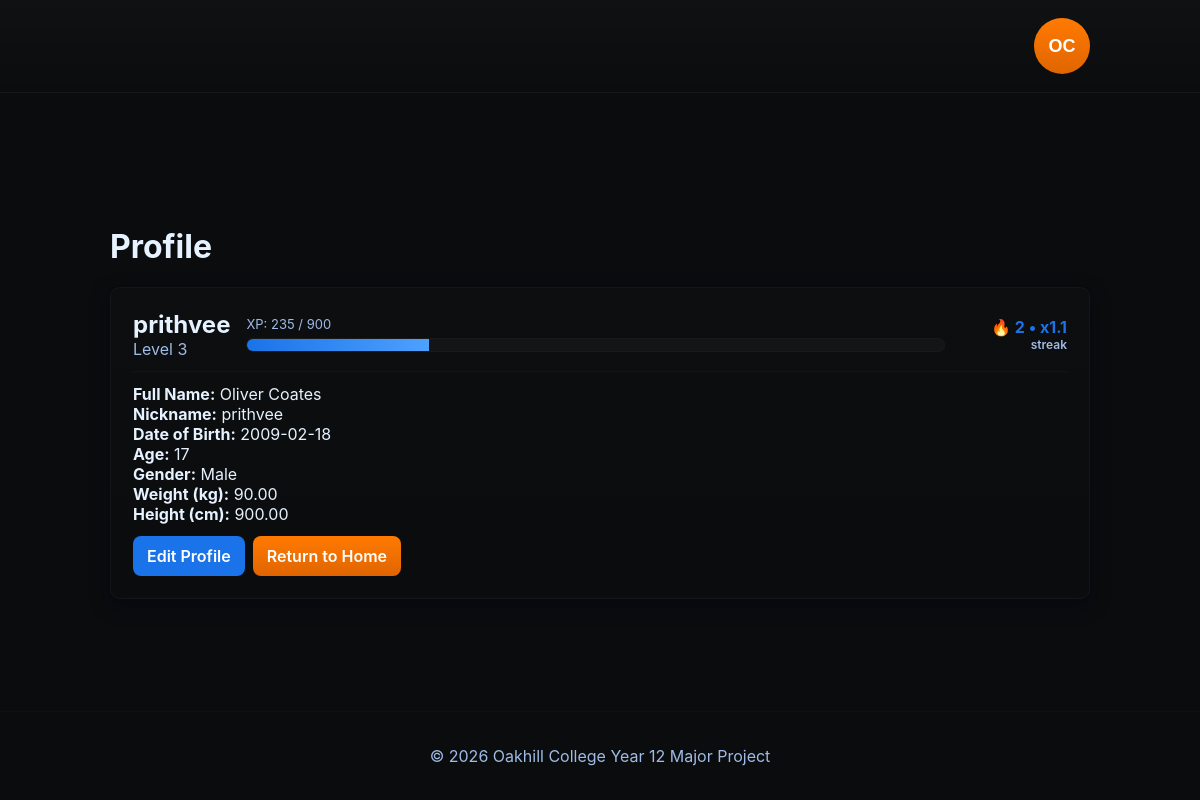
The page /users/profile/ (signed in) on the database its author committed.
### users/models.py (models this page shows, shortened)
class Profile(models.Model):
    user = models.OneToOneField(User, on_delete=models.CASCADE, related_name="profile")
    nickname = models.CharField(max_length=30, unique=True)
    full_name = models.CharField(max_length=100, blank=True, null=True)
    date_of_birth = models.DateField(blank=True, null=True)
    GENDER_MALE = 'M'
    GENDER_FEMALE = 'F'
    GENDER_OTHER = 'O'
    GENDER_CHOICES = [
        (GENDER_MALE, 'Male'),
        (GENDER_FEMALE, 'Female'),
        (GENDER_OTHER, 'Other'),
    ]
    gender = models.CharField(max_length=1, choices=GENDER_CHOICES, blank=True, null=True)
    weight_kg = models.DecimalField(max_digits=6, decimal_places=2, blank=True, null=True)
    height_cm = models.DecimalField(max_digits=6, decimal_places=2, blank=True, null=True)
    xp = models.IntegerField(default=0)
    level = models.IntegerField(default=1)
    streak_count = models.IntegerField(default=0)
    last_workout_date = models.DateField(blank=True, null=True)
    @property
    def age(self):
        if self.date_of_birth:
            today = date.today()
            return today.year - self.date_of_birth.year - ((today.month, today.day) < (self.date_of_birth.month, self.date_of_birth.day))
        return None
    @staticmethod
    def xp_for_next_level(level:int) -> int:
        return 100 * (level ** 2)
    @property
    def xp_percent(self) -> int:
        req = Profile.xp_for_next_level(self.level)
        if req <= 0:
            return 0
        return min(100, int((int(self.xp) / req) * 100))
    @property
    def xp_fraction(self) -> str:
        req = Profile.xp_for_next_level(self.level)
        return f"{int(self.xp)} / {req}"
    @property
    def streak_multiplier(self) -> float:
        sc = int(self.streak_count or 0)
        if sc <= 1:
            return 1.0
        mult = 1.0 + min(2.0, (sc - 1) * 0.1)
        return round(mult, 1)
    @property
    def streak_display(self) -> str:
        sc = int(self.streak_count or 0)
        return f"🔥 {sc} • x{self.streak_multiplier:.1f}"

### users/views.py (the view)
# urls.py: path('profile/', views.profile, name='profile'),
@login_required(login_url='users:login')
def profile(request):
    return render(request, 'users/profile.html', {'profile': request.user.profile, 'user': request.user})

### users/templates/users/profile.html
{% extends 'my_app/base.html' %}
{% block content %}
<h1>Profile</h1>
<div class="card">
  <div style="display:flex;align-items:center;gap:16px;justify-content:space-between;flex-wrap:wrap">
    <div>
      <h2 style="margin:0">{{ profile.nickname }}</h2>
      <div style="color:var(--muted-text)">Level {{ profile.level }}</div>
    </div>
    <div style="min-width:220px;flex:1">
      <div style="display:flex;align-items:center;gap:12px">
        <div style="flex:1">
          <div class="xp-bar-label">XP: {{ profile.xp_fraction }}</div>
          <div class="xp-bar">
            <div class="xp-bar-fill" style="width:{{ profile.xp_percent }}%"></div>
          </div>
        </div>
        <div style="min-width:110px;text-align:right;font-weight:700;color:var(--accent);">
          <div title="Current streak and multiplier">{{ profile.streak_display }}</div>
          <div style="font-size:12px;color:var(--muted-text);font-weight:600">streak</div>
        </div>
      </div>
    </div>
  </div>
  <hr style="border:none;border-top:1px solid rgba(255,255,255,0.03);margin:12px 0">
  <ul style="list-style:none;padding:0;margin:0">
      <li><strong>Full Name:</strong> {{ profile.full_name }}</li>
      <li><strong>Nickname:</strong> {{ profile.nickname }}</li>
      <li><strong>Date of Birth:</strong> {{ profile.date_of_birth|date:'Y-m-d' }}</li>
      <li><strong>Age:</strong> {{ profile.age }}</li>
      <li><strong>Gender:</strong> {{ profile.get_gender_display }}</li>
      <li><strong>Weight (kg):</strong> {{ profile.weight_kg }}</li>
      <li><strong>Height (cm):</strong> {{ profile.height_cm }}</li>
  </ul>
  <div style="margin-top:12px;display:flex;gap:8px">
    <a href="{% url 'users:create_profile' %}" class="btn">Edit Profile</a>
    <a href="{% url 'my_app:home' %}" class="btn secondary">Return to Home</a>
  </div>
</div>
{% endblock %}

### my_app/static/my_app/styles.css (style rules this page uses)
:root { --bg: #0b0c0d; --surface: #0f1113; --muted-surface: #121317; --text: #e6f2ff; --muted-text: #9fbbe6; --accent: #1a73e8; --accent-strong: #0f5ecb; --danger: #ff5252; --radius: 10px; --max-width: 980px; }
* { box-sizing:border-box }
html,body { height:100% }
body { margin:0; background:var(--bg); color:var(--text); font-family:Inter, ui-sans-serif, system-ui, -apple-system, "Segoe UI", Roboto, "Helvetica Neue", Arial; -webkit-font-smoothing:antialiased; -moz-osx-font-smoothing:grayscale; display:flex; flex-direction:column; min-height:100vh; }
.card { background:linear-gradient(180deg, rgba(255,255,255,0.01), rgba(255,255,255,0.005)); border:1px solid rgba(255,255,255,0.03); padding:22px; border-radius:var(--radius); box-shadow: 0 6px 18px rgba(2,6,23,0.6); }
button, .btn, input[type="submit"] { background:var(--accent); color:white;border:none;padding:10px 14px;border-radius:8px;cursor:pointer;font-weight:600; }
a { text-decoration:none }
.btn.secondary { background:linear-gradient(180deg,#ff7a00,#e06500);color:#fff;border:none }
.xp-bar-label { font-size:13px;color:var(--muted-text);margin-bottom:6px }
.xp-bar { background:rgba(255,255,255,0.03);border-radius:999px;height:14px;overflow:hidden;border:1px solid rgba(255,255,255,0.02) }
.xp-bar-fill { height:100%;background:linear-gradient(90deg,var(--accent),#4ea1ff);transition:width 520ms cubic-bezier(.2,.9,.2,1) }

### rows shown on the page
Profile: nickname "prithvee", level "3", xp_fraction "235 / 900", streak_display "🔥 2 • x1.1", full_name "Oliver Coates", date_of_birth "2009-02-18", age "17", gender "Male", weight_kg "90.00", height_cm "900.00"
